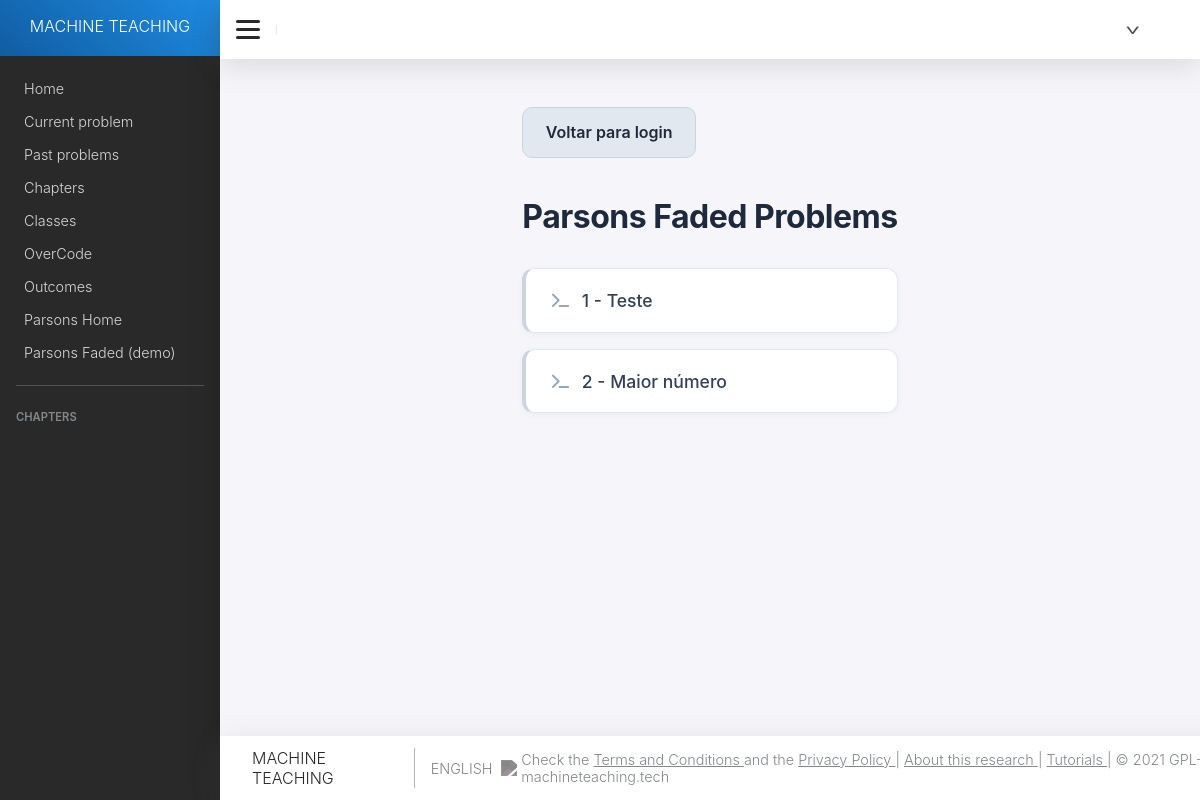
Before: /parsons_faded/ (signed in) with the older database file.
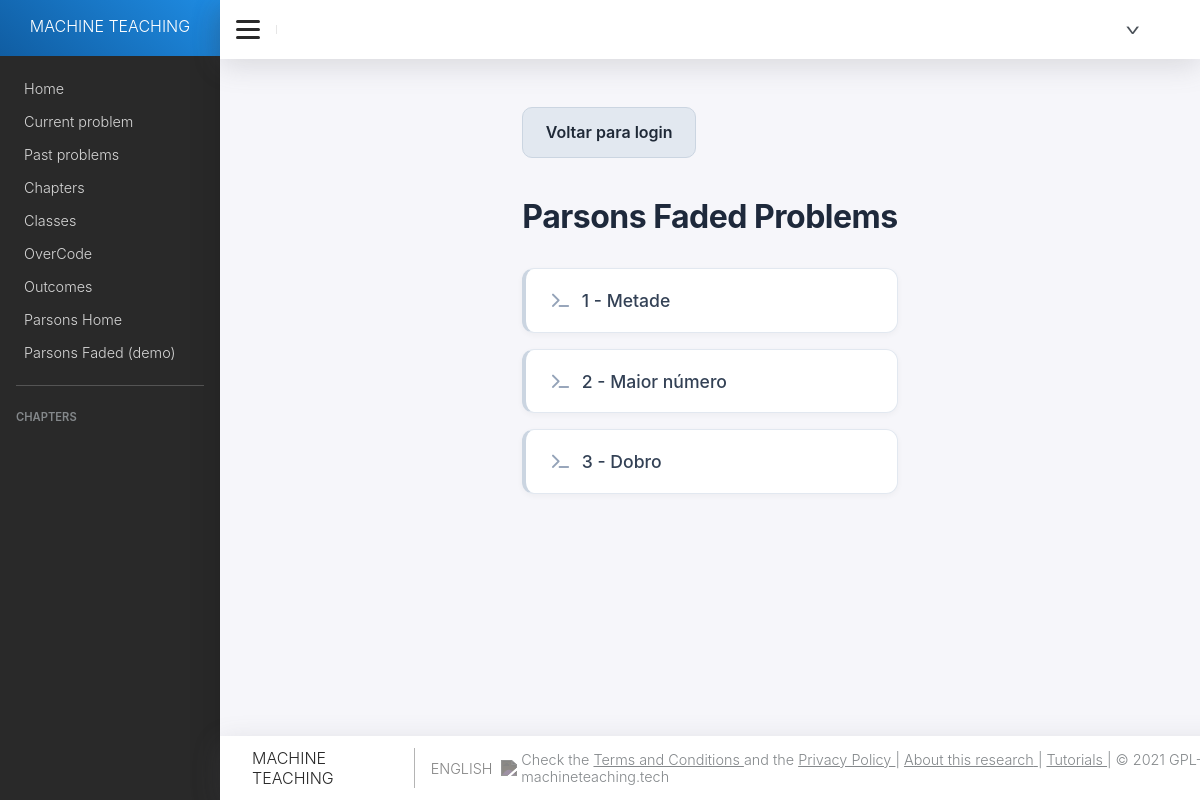
After: the same page with the newer database file.
### parsons_faded/models.py (models this page shows, shortened)
class ProblemPF(models.Model):
    QUESTION_TYPES = (("C", "Code"),
                      ("M", "Multiple Choice"),
                      ("T", "Text"),
                      ("P", "Parsons Problem"),
                      ("F", "Parsons Faded Problem"))
    question_type = models.CharField(max_length=2, choices=QUESTION_TYPES,
                                     default="C")
    title = models.CharField(max_length=200, blank=False)
    content = models.TextField(blank=False)
    options = models.TextField(blank=True)
    difficulty = models.CharField(max_length=200, blank=True)
    link = models.URLField(blank=True)
    retrieved_date = models.DateTimeField(blank=True, auto_now_add=True)
    crawler = models.CharField(max_length=200, blank=True)
    hint = models.TextField(blank=True)
    objects = ProblemManagerPF()
    chapter = models.ManyToManyField(ChapterPF, through='ExerciseSetPF')
    test_case_generator = models.TextField(blank=True, null=True)
    history = HistoricalRecords()
    class Meta:
        verbose_name = ('Problem')
        verbose_name_plural = ('Problems')

### parsons_faded/views.py (the view)
# urls.py: path('', views.parsons_faded_home, name='parsons_faded_home'),
@login_required
def parsons_faded_home(request):
    problemas = ProblemPF.objects.filter(question_type='F').order_by('id')
    return render(request, 'parsons_faded_home.html', {'problemas': problemas})

### parsons_faded/templates/parsons_faded_home.html
{% extends "base.html" %}
{% block content %}
<link rel="stylesheet" href="https://cdnjs.cloudflare.com/ajax/libs/font-awesome/6.4.0/css/all.min.css">
  <div class="parsons-home">
    <div class="parsons-home-nav">
      <a class="button-secondary" href="{% url 'login' %}">Voltar para login</a>
    </div>
    <h1>Parsons Faded Problems</h1>
    {% if problemas %}
      <ul class="parsons-list">
        {% for problema in problemas %}
          <li>
            <a href="{% url 'parsons_faded_problem' problema.id %}">{{ problema.id }} - {{ problema.title }}</a>
          </li>
        {% endfor %}
      </ul>
    {% else %}
      <p>Não há problemas Parsons Faded disponíveis.</p>
    {% endif %}
  </div>
{% endblock %}

Changed rows visible on the page:
changed ProblemPF id 1: title "Teste" → "Metade"
added ProblemPF: id "3", title "Dobro"
